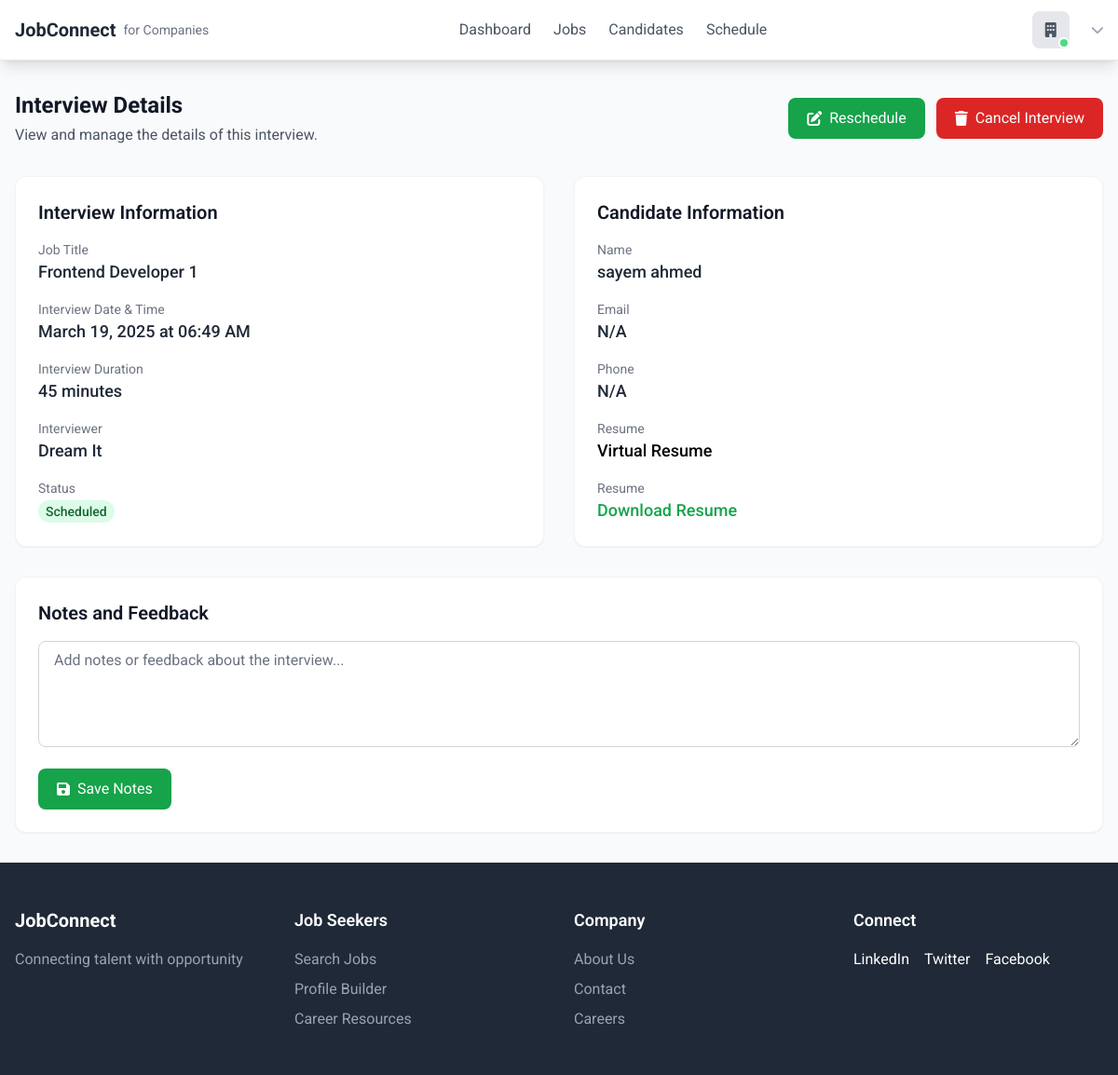
The app's page /company/interview-details/6/ with its own data.
### employer/models.py (models this page shows, shortened)
class Interview(models.Model):
    application = models.ForeignKey(JobApplication, on_delete=models.CASCADE)
    start_time = models.DateTimeField(blank=True, null=True)
    end_time = models.DateTimeField(blank=True, null=True)
    resume_ratings = models.SmallIntegerField(
        default=0,
        null=True,
        blank=True,
        validators=[MinValueValidator(0), MaxValueValidator(5)])
    technical_score = models.FloatField(
        default=0,
        null=True,
        blank=True,
        validators=[MinValueValidator(0), MaxValueValidator(10)])
    communication_score = models.FloatField(
        default=0,
        null=True,
        blank=True,
        validators=[MinValueValidator(0), MaxValueValidator(10)])
    problem_solving_score = models.FloatField(
        default=0,
        null=True,
        blank=True,
        validators=[MinValueValidator(0), MaxValueValidator(10)])
    resume_comments = models.TextField(null=True, blank=True)
    feedback = models.TextField(null=True, blank=True)

class JobApplication(models.Model):
    application_id = models.AutoField(primary_key=True)
    job = models.ForeignKey('Job', on_delete=models.CASCADE)
    applicant = models.ForeignKey('jobseeker.Profile', on_delete=models.CASCADE)
    resume = models.FileField(upload_to='resumes/', null=True, blank=True)
    applied_date = models.DateTimeField(auto_now_add=True)
    is_selected = models.BooleanField(default=False, null=True, blank=True)
    is_scheduled = models.BooleanField(default=False, null=True, blank=True)
    is_interviewed = models.BooleanField(default=False, null=True, blank=True)

class Job(models.Model):
    JOB_TYPE_CHOICES = [
        ('Full-Time', 'Full-Time'),
        ('Part-Time', 'Part-Time'),
        ('Contract', 'Contract'),
        ('Internship', 'Internship')
    ]
    STATUS_CHOICES = [
        ('Active', 'Active'),
        ('Draft', 'Draft'),
        ('Closed', 'Closed'),
    ]
    CATEGORY_CHOICES = [
        ('engineering', 'Engineering'),
        ('design', 'Design'),
        ('marketing', 'Marketing'),
    ]
    job_id = models.AutoField(primary_key=True)
    title = models.CharField(max_length=255)
    company = models.ForeignKey('Company', on_delete=models.CASCADE)
    location = models.CharField(max_length=255)
    job_type = models.CharField(max_length=20, choices=JOB_TYPE_CHOICES)
    posted_date = models.DateTimeField(auto_now_add=True)
    salary_min = models.DecimalField(max_digits=10, decimal_places=2)
    salary_max = models.DecimalField(max_digits=10, decimal_places=2)
    applications = models.IntegerField(default=0)
    exp_need = models.IntegerField(default=0)
    description = models.TextField()
    responsibilities = models.TextField()
    requirements = models.TextField()
    benefits = models.TextField()
    status = models.CharField(max_length=10, choices=STATUS_CHOICES, default='Draft')
    category = models.CharField(max_length=20, choices=CATEGORY_CHOICES)

class Company(models.Model):
    company_id = models.AutoField(primary_key=True)
    user = models.ForeignKey('accounts.CustomUser', on_delete=models.CASCADE)
    name = models.CharField(max_length=255, null=True, blank=True)
    location = models.CharField(max_length=255, null=True, blank=True)
    logo = models.URLField(null=True, blank=True)
    description = models.TextField()

### jobseeker/models.py (models this page shows, shortened)
class Profile(models.Model):
    user = models.OneToOneField(CustomUser, on_delete=models.CASCADE, related_name='profile')
    profile_id = models.AutoField(primary_key=True)
    profile_picture = models.ImageField(upload_to='profile_pics/', blank=True, null=True,default='profile_pics/profile_1.png')
    google_picture_url = models.URLField(blank=True, null=True)
    first_name = models.CharField(max_length=50, blank=True, null=True)
    last_name = models.CharField(max_length=50, blank=True, null=True)
    job_title = models.CharField(max_length=100, blank=True, null=True)
    location = models.CharField(max_length=100, blank=True, null=True)
    about_me = models.TextField( blank=True, null=True)
    establised_at = models.DateField(blank=True, null=True)
    total_employees = models.IntegerField(blank=True, null=True)

### employer/views.py (the view, shortened to what this page needs)
# urls.py: path('interview-details/<int:id>/', interview_details, name='interview_details'),
def interview_details(request,id):
    interview = get_object_or_404(
        Interview.objects.select_related(
            'application__job',
            'application__job__company',
            'application__applicant',
            'application'
        ),id=id
    )
    contact = Contact.objects.get(profile=interview.application.applicant)
    return render(request, 'employee/interview_details.html',{
        'interview':interview,
        'contact':contact,
        })

### static/templates/employee/interview_details.html (shortened to what this page needs)
{% extends 'base.html' %}
{% block nav %}
{% include 'components/company_nav.html' %}
{% endblock nav %}
{% block content %}
<div class="max-w-7xl mx-auto px-4 py-8">
    <div class="flex flex-col md:flex-row justify-between items-start md:items-center mb-8">
        <div class="mb-4 md:mb-0">
            <h1 class="text-2xl font-bold text-gray-900">Interview Details</h1>
            <p class="text-gray-600 mt-1">View and manage the details of this interview.</p>
        </div>
        <div class="flex space-x-3">
            <button onclick="openModalrs()"
                class="bg-green-600 hover:bg-green-700 text-white px-5 py-2.5 rounded-lg flex items-center">
                <i class="fas fa-edit mr-2"></i>Reschedule
            </button>
            <a href="{% url 'employer:schedule_delete' interview.id %}"
                class="bg-red-600 hover:bg-red-700 text-white px-5 py-2.5 rounded-lg flex items-center">
                <i class="fas fa-trash mr-2"></i>Cancel Interview
            </a>
        </div>
    </div>
    <div class="grid grid-cols-1 lg:grid-cols-2 gap-8">
        <div class="bg-white rounded-xl shadow-sm border border-gray-100 p-6">
            <h2 class="text-xl font-semibold text-gray-900 mb-4">Interview Information</h2>
            <div class="space-y-4">
                <div>
                    <p class="text-sm text-gray-500">Job Title</p>
                    <p class="text-lg font-medium text-gray-800">{{ interview.application.job.title }}
                    </p>
                </div>
                <div>
                    <p class="text-sm text-gray-500">Interview Date & Time</p>
                    <p class="text-lg font-medium text-gray-800">
                        {{ interview.start_time|date:"F d, Y" }} at {{ interview.start_time|date:"h:i A" }}
                    </p>
                </div>
                <div>
                    <p class="text-sm text-gray-500">Interview Duration</p>
                    <p class="text-lg font-medium text-gray-800">
                        {{ interview.end_time|timeuntil:interview.start_time }}
                    </p>
                </div>
                <div>
                    <p class="text-sm text-gray-500">Interviewer</p>
                    <p class="text-lg font-medium text-gray-800">{{ interview.application.job.company.name }}</p>
                </div>
                <div>
                    <p class="text-sm text-gray-500">Status</p>
                    <p class="text-lg font-medium text-gray-800">
                        <span class="px-2 py-1 bg-green-100 text-green-800 rounded-full text-sm">Scheduled</span>
                    </p>
                </div>
            </div>
        </div>
        <div class="bg-white rounded-xl shadow-sm border border-gray-100 p-6">
            <h2 class="text-xl font-semibold text-gray-900 mb-4">Candidate Information</h2>
            <div class="space-y-4">
                <div>
                    <p class="text-sm text-gray-500">Name</p>
                    <p class="text-lg font-medium text-gray-800">
                        {% if interview.application.applicant.first_name %}
                        {{ interview.application.applicant.first_name }}
                        {% endif %}
                    </p>
                </div>
                <div>
                    <p class="text-sm text-gray-500">Email</p>
                    <p class="text-lg font-medium text-gray-800">
                        {% if contact.email %}
                        {{ contact.email }}
                        {% else %}
                        N/A
                        {% endif %}
                    </p>
                </div>
                <div>
                    <p class="text-sm text-gray-500">Phone</p>
                    <p class="text-lg font-medium text-gray-800">
                        {% if contact.phone %}
                        (+880) {{contact.phone}}
                        {% else %}
                        N/A
                        {% endif %}
                    </p>
                </div>
                <div>
                    <p class="text-sm text-gray-500">Resume</p>
                    <a href="{% url 'jobseeker:resume_build' interview.application.applicant.profile_id %}"
                        class="text-lg font-medium  hover:underline">Virtual Resume</a>
                </div>
                <div>
                    <p class="text-sm text-gray-500">Resume</p>
                    <a href="#" class="text-lg font-medium text-green-600 hover:text-green-800">Download Resume</a>
                </div>
            </div>
        </div>
    </div>
    <div class="bg-white rounded-xl shadow-sm border border-gray-100 p-6 mt-8">
        <h2 class="text-xl font-semibold text-gray-900 mb-4">Notes and Feedback</h2>
        <textarea rows="4" placeholder="Add notes or feedback about the interview..."
            class="w-full px-4 py-2 border border-gray-300 rounded-lg focus:outline-none focus:ring-2 focus:ring-green-500"></textarea>
        <button class="mt-4 bg-green-600 hover:bg-green-700 text-white px-5 py-2.5 rounded-lg flex items-center">
            <i class="fas fa-save mr-2"></i>Save Notes
        </button>
    </div>
</div>
{% endblock content %}
{% block footer %}
<div class="footer-container hidden md:block">
    {% include 'components/footer.html' %}
</div>
{% endblock footer %}

### records on screen
Interview: application.job "Frontend Developer 1", start_time "March 19, 2025", start_time "06:49 AM", end_time "45 minutes", application.job.company.name "Dream It", application.applicant.first_name "sayem ahmed"
